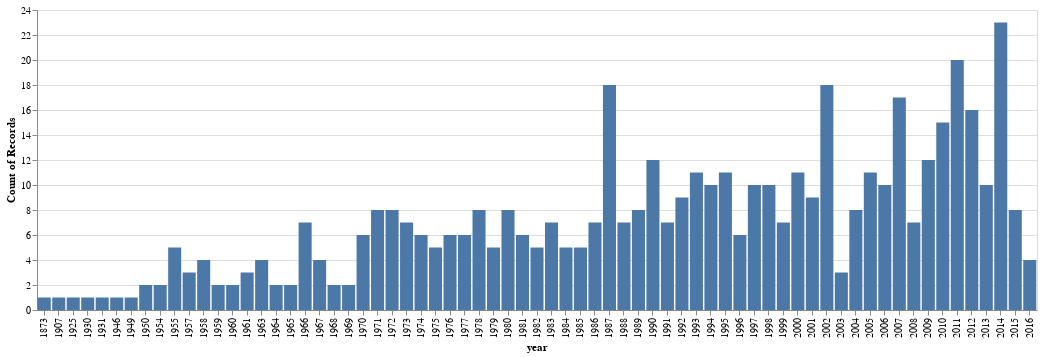

The cell this chart's notebook holds for it:
### Markdown cell above
## How many articles do we have published in each year?

### Code cell
alt.Chart(articlesWithMatches).mark_bar().encode(x='year:O', y='count()').properties(width=1000)

### Figure 1 — Vega-Lite specification as saved in the notebook (floating-point values rounded to 4 significant figures; data arrays with more than 128 entries replaced by an {"elided": "..."} marker saying what was removed)
{"$schema": "https://vega.github.io/schema/vega-lite/v2.6.0.json", "config": {"view": {"height": 300, "width": 400}}, "data": {"name": "data-a115be2bd30eed8df56bb56a088e4f1c"}, "datasets": {"data-a115be2bd30eed8df56bb56a088e4f1c": {"elided": "489 records"}}, "encoding": {"x": {"field": "year", "type": "ordinal"}, "y": {"aggregate": "count", "type": "quantitative"}}, "mark": "bar", "width": 1000}
